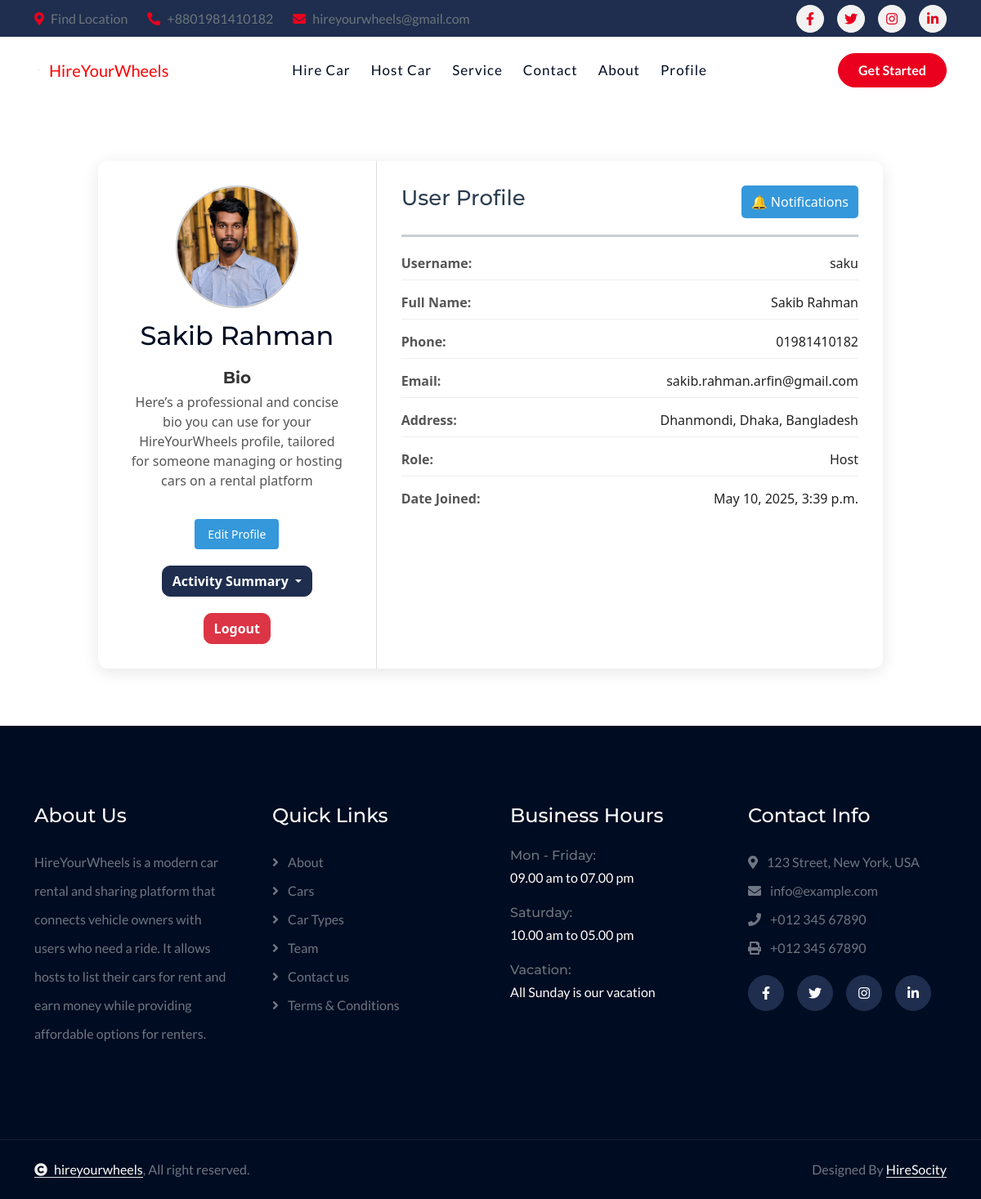
The app's page /profile/ (signed in) with its own data.
### HireCar/models.py (models this page shows, shortened)
class Profile(models.Model):
    user = models.ForeignKey(CustomUser, on_delete=models.CASCADE, related_name='profile')
    profile_picture = models.ImageField(upload_to='profile_pics/', blank=True, null=True)
    bio = models.TextField(blank=True)

class CustomUser(AbstractBaseUser, PermissionsMixin):
    ROLE_CHOICES = (
        ('Host', 'Host'),
        ('Hire', 'Hire'),
    )
    username = models.CharField(max_length=150, unique=True)
    full_name = models.CharField(max_length=255)
    phone = models.CharField(max_length=20)
    email = models.EmailField(unique=True)
    address = models.TextField()
    role = models.CharField(max_length=10, choices=ROLE_CHOICES, default='Host')
    is_active = models.BooleanField(default=False)  # <- very important: default=False
    is_staff = models.BooleanField(default=False)
    date_joined = models.DateTimeField(auto_now_add=True)
    objects = CustomUserManager()
    USERNAME_FIELD = 'username'
    REQUIRED_FIELDS = ['email', 'full_name']

### HireCar/views.py (the view)
# urls.py: path('profile/', Hire_views.profile, name='profile'),
def profile(request):
    hosted_cars = Car.objects.filter(owner=request.user)
    hired_cars = Reservation.objects.filter(user=request.user)
    try:
        profile = Profile.objects.get(user=request.user)
    except Profile.DoesNotExist:
        profile = None
    return render(request, 'HireCar/profile.html', {
        'hosted_cars': hosted_cars,
        'hired_cars': hired_cars,
        'profile':profile,
    })

### templates/HireCar/profile.html (shortened to what this page needs)
{% extends 'base.html' %}
{% load static %}
{% block content %}
<head>
    <link rel="stylesheet" href="{% static 'css/home.css' %}">
    <link rel="stylesheet" href="https://use.fontawesome.com/releases/v5.15.4/css/all.css" />
    <link href="https://cdn.jsdelivr.net/npm/bootstrap-icons@1.4.1/font/bootstrap-icons.css" rel="stylesheet">
    <link href="{% static 'lib/animate/animate.min.css' %}" rel="stylesheet">
    <link href="{% static 'lib/owlcarousel/assets/owl.carousel.min.css' %}" rel="stylesheet">
    <link href="{% static 'css/bootstrap.min.css' %}" rel="stylesheet">
    <link href="{% static 'css/style.css' %}" rel="stylesheet">
</head>
<div style="text-align: center; margin-top: 50px;">
    <div style="max-width: 1000px; margin: 50px auto; padding: 20px; font-family: 'Segoe UI', sans-serif; color: #333;">
        <div
            style="display: flex; background-color: #fff; border-radius: 12px; box-shadow: 0 4px 20px rgba(0, 0, 0, 0.1); overflow: hidden;">
            <div style="flex: 1; padding: 30px; text-align: center; border-right: 1px solid #ddd;">
                {% if profile.profile_picture %}
                <img src="{{ profile.profile_picture.url }}" alt="Profile Image"
                    style="width: 150px; height: 150px; border-radius: 50%; object-fit: cover; border: 2px solid #ccc;">
                {% else %}
                <img src="{% static 'default_profile.png' %}" alt="Default Profile Image"
                    style="width: 150px; height: 150px; border-radius: 50%; object-fit: cover; border: 2px solid #ccc;">
                {% endif %}
                <h2 style="margin-top: 15px;">{{ user.full_name|default:user.username }}</h2>
                <div style="max-width: 300px; margin: 10px auto; padding: 10px; color: #555;">
                    <h5 style="margin-bottom: 6px; font-weight: bold; color: #333;">Bio</h5>
                    <div
                        style="min-height: 100px; max-height: 200px; overflow-y: auto; word-wrap: break-word; white-space: normal;">
                        {{ profile.bio|default:"No bio available." }}
                    </div>
                </div>
                <a href="{% url 'profile_upload' %}"
                    style="display: inline-block; margin-top: 15px; background-color: #3498db; color: white; padding: 8px 16px; border-radius: 4px; text-decoration: none; font-size: 14px;">
                    Edit Profile
                </a>
                <div class="dropdown" style="margin-top: 20px;">
                    <button class="btn btn-secondary dropdown-toggle" type="button" data-bs-toggle="dropdown">
                        Activity Summary
                    </button>
                </div>
                <form method="post" action="{% url 'logout' %}">
                    <button type="submit" class="btn btn-danger" style="margin-top: 20px;">Logout</button>
                </form>
            </div>
            <div style="flex: 2; padding: 30px;">
                <div style="display: flex; justify-content: space-between; align-items: center; margin-bottom: 20px;">
                    <h2 style="font-size: 26px; color: #2c3e50; text-align: center; margin-left: 0px;">User Profile</h2>
                    <a href="{% url 'notification_list' %}" style="position: relative; display: inline-block;">
                        <button
                            style="background-color: #3498db; color: white; border: none; padding: 8px 12px; border-radius: 5px; cursor: pointer; position: relative;">
                            🔔 Notifications
                        </button>
                    </a>
                </div>
                <hr style="border: 0; height: 3px; background-color: #2c3e50; margin-bottom: 20px;">
                <div style="display: flex; flex-direction: column; gap: 15px;">
                    <div
                        style="display: flex; justify-content: space-between; border-bottom: 1px solid #eee; padding-bottom: 8px;">
                        <span style="font-weight: 600; color: #555;">Username:</span>
                        <span style="text-align: right; color: #222;">{{ user.username }}</span>
                    </div>
                    <div
                        style="display: flex; justify-content: space-between; border-bottom: 1px solid #eee; padding-bottom: 8px;">
                        <span style="font-weight: 600; color: #555;">Full Name:</span>
                        <span style="text-align: right; color: #222;">{{ user.full_name }}</span>
                    </div>
                    <div
                        style="display: flex; justify-content: space-between; border-bottom: 1px solid #eee; padding-bottom: 8px;">
                        <span style="font-weight: 600; color: #555;">Phone:</span>
                        <span style="text-align: right; color: #222;">{{ user.phone }}</span>
                    </div>
                    <div
                        style="display: flex; justify-content: space-between; border-bottom: 1px solid #eee; padding-bottom: 8px;">
                        <span style="font-weight: 600; color: #555;">Email:</span>
                        <span style="text-align: right; color: #222;">{{ user.email }}</span>
                    </div>
                    <div
                        style="display: flex; justify-content: space-between; border-bottom: 1px solid #eee; padding-bottom: 8px;">
                        <span style="font-weight: 600; color: #555;">Address:</span>
                        <span style="text-align: right; color: #222;">{{ user.address }}</span>
                    </div>
                    <div
                        style="display: flex; justify-content: space-between; border-bottom: 1px solid #eee; padding-bottom: 8px;">
                        <span style="font-weight: 600; color: #555;">Role:</span>
                        <span style="text-align: right; color: #222;">{{ user.role }}</span>
                    </div>
                    <div style="display: flex; justify-content: space-between; padding-bottom: 8px;">
                        <span style="font-weight: 600; color: #555;">Date Joined:</span>
                        <span style="text-align: right; color: #222;">{{ user.date_joined }}</span>
                    </div>
                </div>
            </div>
        </div>
    </div>
</div>
{% endblock %}

### records on screen
Profile: profile_picture (picture), bio "Here’s a professional and concise bio you can use for your HireYourWheels profile, tailored for someone managing or hosting cars on a rental platform"
CustomUser: full_name "Sakib Rahman", username "saku", phone "01981410182", email "sakib.rahman.arfin@gmail.com", address "Dhanmondi, Dhaka, Bangladesh", role "Host", date_joined "May 10, 2025, 3:39 p.m."
